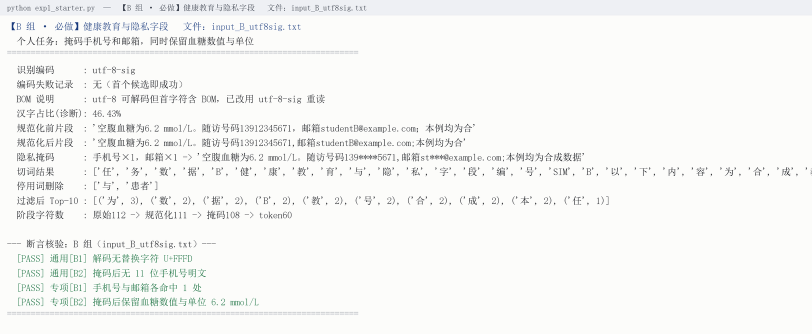
#> input picture AI time/自然语言处理 实验一/实验一/outputs/截图/shot3_B.png, 1624 x 667 px (shown at 1/2 size)
$ python probe_shots.py
#> lines starting #> are read from the running program, lines starting #| are printed output that depends on the picture; after the words box and inside, x2 and y2 are one past the last pixel; in counts of white or black regions, pixels touching at a corner belong together
# -*- coding: utf-8 -*-
"""量一量终端截图里的死白有多少、落版后字符到底几 pt。

为什么要单独量：`make_shots.py` 按最长行算宽度并封顶 168 列，而多数行的长度
远小于 168，于是右侧留下大片空白；报告再把整幅缩到 9.4cm，字符就被压到 1~2pt，
打印后完全读不出来——而指导书规范分明写「截图清晰美观」。

本脚本只测量不修改，输出交给 make_shots.py 决定裁多少。
注意：标题栏是一条通栏深色矩形，会让 getbbox 恒等于满宽，所以必须把它和正文
分带处理，否则测出来永远是「没有死白」。
"""
import sys
import pathlib

sys.stdout.reconfigure(encoding="utf-8")

from PIL import Image, ImageChops

BASE = pathlib.Path(__file__).resolve().parent.parent
SHOT = BASE / "实验一" / "outputs" / "截图"

# 报告里实际落版宽度（cm），见 make_report.py 的 d.image(..., width_cm)
PLACED_CM = {
    "shot3_B.png": 9.4,
    "shot4_C.png": 9.4,
    "shot5_D.png": 9.4,
    "shot6_summary.png": 7.6,
    "shot7_debug1.png": 6.8,
}

BG_MIN = 243          # 三通道最小值 >= 此值视为背景（近白）
PT_PER_CM = 28.3465
CHAR_CELL_PX = 9.0    # NSimSun 14pt @1x 的等宽字符格宽，由 make_shots.py 的 FS 推出


def _content_bbox(im, top, bottom, bg_ref=None):
    """返回 [top,bottom) 这段里非背景像素的横向范围 (l, r)，空则 None。

    bg_ref=None 时按「近白即背景」判定（适用于正文区）。
    标题栏是通栏纯色深底，若也按亮度判定，整条栏会被当成内容，右边界永远是满宽——
    所以标题栏要把「栏底色」当作背景，才能量出栏内文字真正的右边界。
    """
    band = im.crop((0, top, im.width, bottom))
    if bg_ref is None:
        mask = band.convert("L").point(lambda v: 0 if v >= BG_MIN else 255)
    else:
        solid = Image.new("RGB", band.size, bg_ref)
        diff = ImageChops.difference(band, solid).convert("L")
        mask = diff.point(lambda v: 0 if v <= 24 else 255)
    bb = mask.getbbox()
    if not bb:
        return None
    return bb[0], bb[2]


def find_bar_bottom(im):
    """标题栏是通栏纯色矩形；第一行「非纯色」即为正文起点。"""
    px = im.load()
    for y in range(min(im.height, 200)):
        first = px[0, y]
        uniform = True
        for x in range(0, im.width, 17):      # 抽样即可，通栏纯色不会漏
            p = px[x, y]
            if abs(p[0] - first[0]) + abs(p[1] - first[1]) + abs(p[2] - first[2]) > 24:
                uniform = False
                break
        if not uniform:
            return y
    return 0


def main():
    print(f"{'文件':<20}{'原始':>12}{'内容框':>12}{'右死白':>9}{'底死白':>9}"
          f"{'现字号':>9}{'裁后字号':>10}")
    for name, cm in PLACED_CM.items():
        p = SHOT / name
        if not p.is_file():
            print(f"{name:<20}  缺失")
            continue
        im = Image.open(p).convert("RGB")
#> im is the input picture: PIL image 1624x667 RGB; mean R, G, B 245.5, 246.1, 244.4

        bar = find_bar_bottom(im)
#> bar = 7
        # 标题栏：把「栏底色」当背景，量的是栏内文字而不是整条栏
        bar_fill = im.getpixel((im.width - 4, bar // 2)) if bar else None
#> bar_fill = (238, 240, 244)
        top_r = _content_bbox(im, 0, bar, bar_fill) if bar else None
#> in _content_bbox, `bb = mask.getbbox()`: bb = None
        # 正文（含结尾那条 ==== 分隔线）的右边界
        body_r = _content_bbox(im, bar, im.height)
#> call 2 of _content_bbox, with top = 7, bottom = 667
#> in _content_bbox (call 2), `band = im.crop((0, top, im.width, bottom))`:
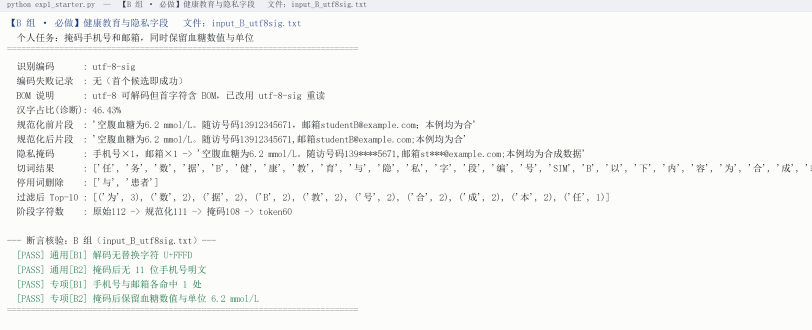
#> band: PIL image 1624x660 RGB (shown at 1/2 size); mean R, G, B 245.6, 246.1, 244.5
#> in _content_bbox (call 2), `mask = band.convert("L").point(lambda v: 0 if v >= BG_MIN else 255)`:
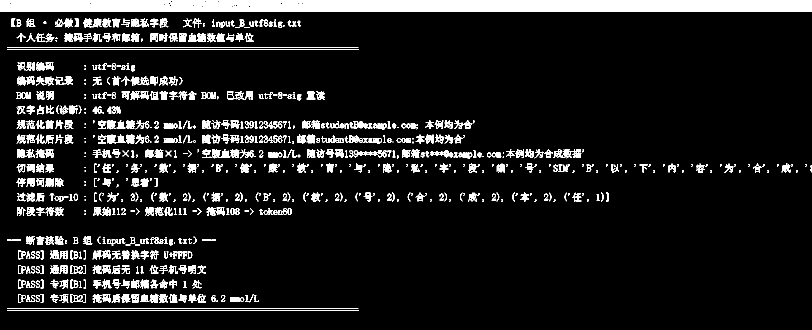
#> mask: PIL image 1624x660 L (shown at 1/2 size); 9.6% white; 915 white regions (222 under 20 px), largest, box (x1, y1, x2, y2) and area: (0, 0, 1624, 24) 36977, (166, 37, 203, 55) 390, (261, 153, 299, 171) 337
#> in _content_bbox (call 2), `bb = mask.getbbox()`: bb = (0, 0, 1624, 622)
#> body_r = (0, 1624)
        spans = [b for b in (top_r, body_r) if b]     # 每个是 (left, right)
#> spans = [(0, 1624)]
        right = max(b[1] for b in spans)
#> right = 1624
        left = min(b[0] for b in spans)
#> left = 0
        # 纵向：内容最后一行
        mask = im.convert("L").point(lambda v: 0 if v >= BG_MIN else 255)
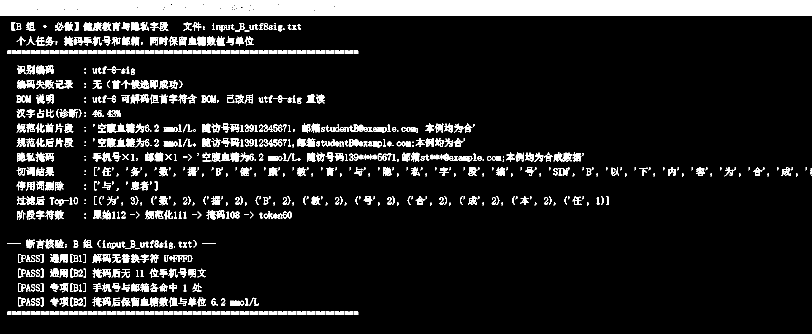
#> mask: PIL image 1624x667 L (shown at 1/2 size); 10.5% white; 915 white regions (222 under 20 px), largest, box (x1, y1, x2, y2) and area: (0, 0, 1624, 31) 48345, (166, 44, 203, 62) 390, (261, 160, 299, 178) 337
        bb = mask.getbbox()
#> bb = (0, 0, 1624, 629)
        bottom = bb[3]
#> bottom = 629

        content_w = right - left
#> content_w = 1624
        old_pt = CHAR_CELL_PX / im.width * cm * PT_PER_CM
#> old_pt = 1.48
        new_pt = CHAR_CELL_PX / content_w * cm * PT_PER_CM
#> new_pt = 1.48
        print(f"{name:<20}{f'{im.width}x{im.height}':>12}"
              f"{f'{content_w}x{bottom}':>12}"
              f"{f'{im.width - right}px':>9}{f'{im.height - bottom}px':>9}"
              f"{f'{old_pt:.1f}pt':>9}{f'{new_pt:.1f}pt':>10}")
#| shot3_B.png             1624x667    1624x629      0px     38px    1.5pt     1.5pt
#> pass 2 of the loop in main, `for name, cm in PLACED_CM.items():`:
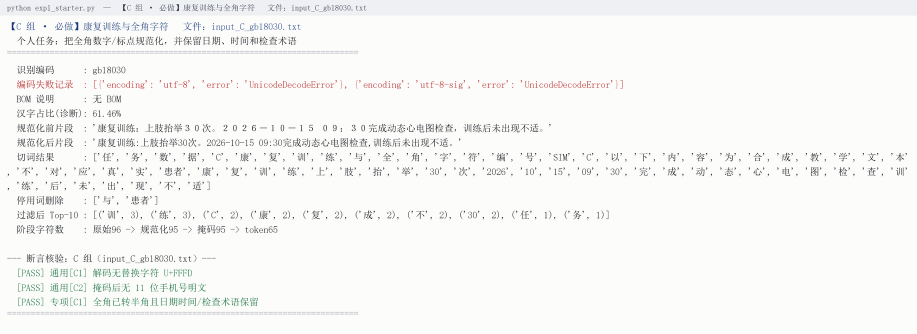
#> input picture AI time/自然语言处理 实验一/实验一/outputs/截图/shot4_C.png, 1833 x 667 px (shown at 1/2 size)
#> in main, im is the input picture: PIL image 1833x667 RGB; mean R, G, B 246.5, 246.6, 245
#> band: PIL image 1833x660 RGB
#> in _content_bbox (call 4), `mask = band.convert("L").point(lambda v: 0 if v >= BG_MIN else 255)`:
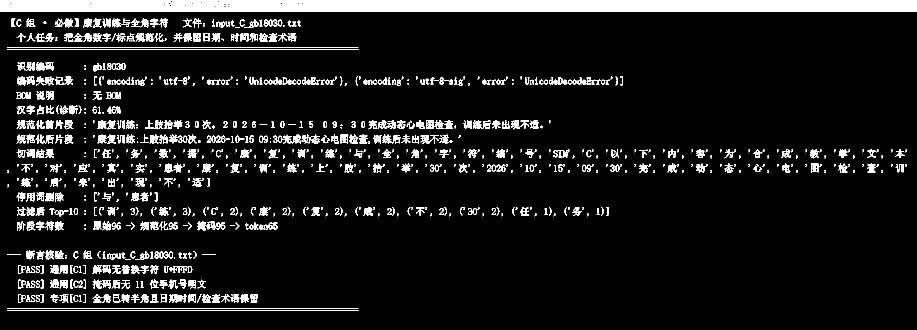
#> mask: PIL image 1833x660 L (shown at 1/2 size); 8.9% white; 1102 white regions (389 under 20 px), largest, box (x1, y1, x2, y2) and area: (0, 0, 1833, 24) 41963, (91, 443, 127, 461) 335, (946, 240, 982, 258) 264
#> in _content_bbox (call 4), `bb = mask.getbbox()`: bb = (0, 0, 1833, 622)
#> body_r = (0, 1833)
#> spans = [(0, 1833)]
#> right = 1833
#> in main, `mask = im.convert("L").point(lambda v: 0 if v >= BG_MIN else 255)`:
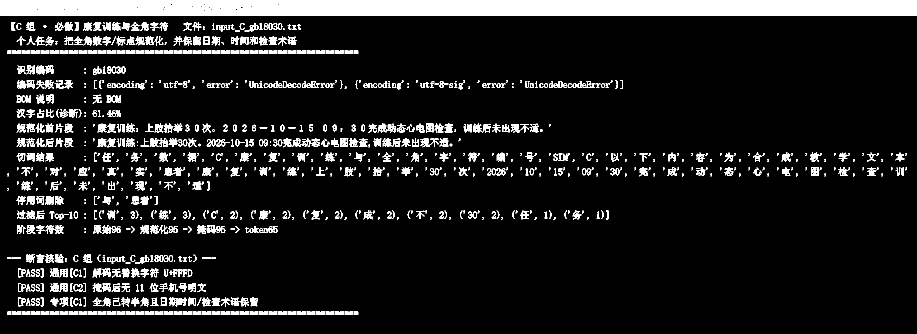
#> mask: PIL image 1833x667 L (shown at 1/2 size); 9.8% white; 1102 white regions (389 under 20 px), largest, box (x1, y1, x2, y2) and area: (0, 0, 1833, 31) 54794, (91, 450, 127, 468) 335, (946, 247, 982, 265) 264
#> in main, `bb = mask.getbbox()`: bb = (0, 0, 1833, 629)
#> content_w = 1833
#> new_pt = 1.31
#| shot4_C.png             1833x667    1833x629      0px     38px    1.3pt     1.3pt
#> pass 3 of the loop in main, `for name, cm in PLACED_CM.items():`:
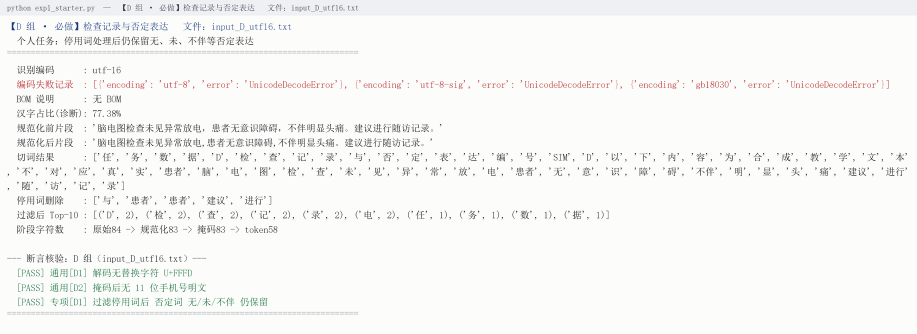
#> input picture AI time/自然语言处理 实验一/实验一/outputs/截图/shot5_D.png, 1833 x 667 px (shown at 1/2 size)
#> in main, im is the input picture: PIL image 1833x667 RGB; mean R, G, B 246.4, 246.5, 244.9
#> in _content_bbox (call 6), `mask = band.convert("L").point(lambda v: 0 if v >= BG_MIN else 255)`:
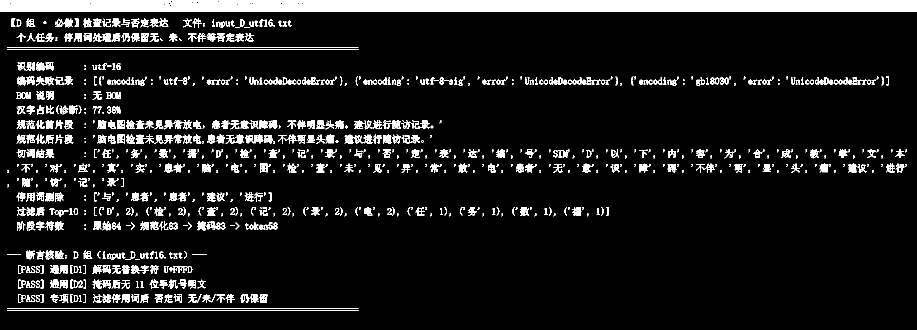
#> mask: PIL image 1833x660 L (shown at 1/2 size); 9.1% white; 1107 white regions (400 under 20 px), largest, box (x1, y1, x2, y2) and area: (0, 0, 1833, 24) 41992, (91, 443, 127, 461) 335, (213, 184, 242, 198) 249
#> in _content_bbox (call 6), `bb = mask.getbbox()`: bb = (0, 0, 1833, 622)
#> in main, `mask = im.convert("L").point(lambda v: 0 if v >= BG_MIN else 255)`:
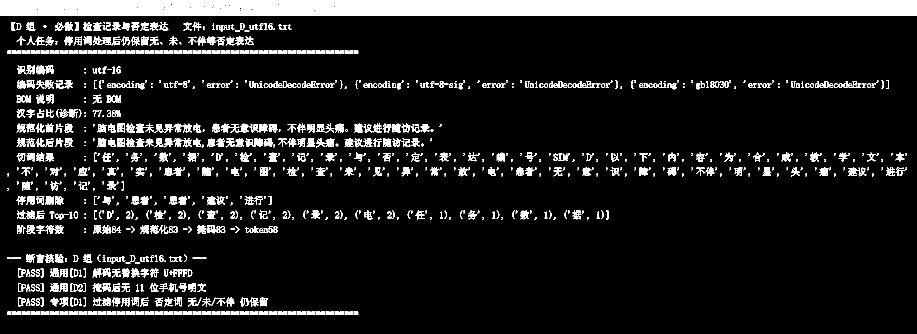
#> mask: PIL image 1833x667 L (shown at 1/2 size); 10% white; 1107 white regions (400 under 20 px), largest, box (x1, y1, x2, y2) and area: (0, 0, 1833, 31) 54823, (91, 450, 127, 468) 335, (213, 191, 242, 205) 249
#| shot5_D.png             1833x667    1833x629      0px     38px    1.3pt     1.3pt
#> the loop made 5 passes; the first 3 are shown


if __name__ == "__main__":
    main()
